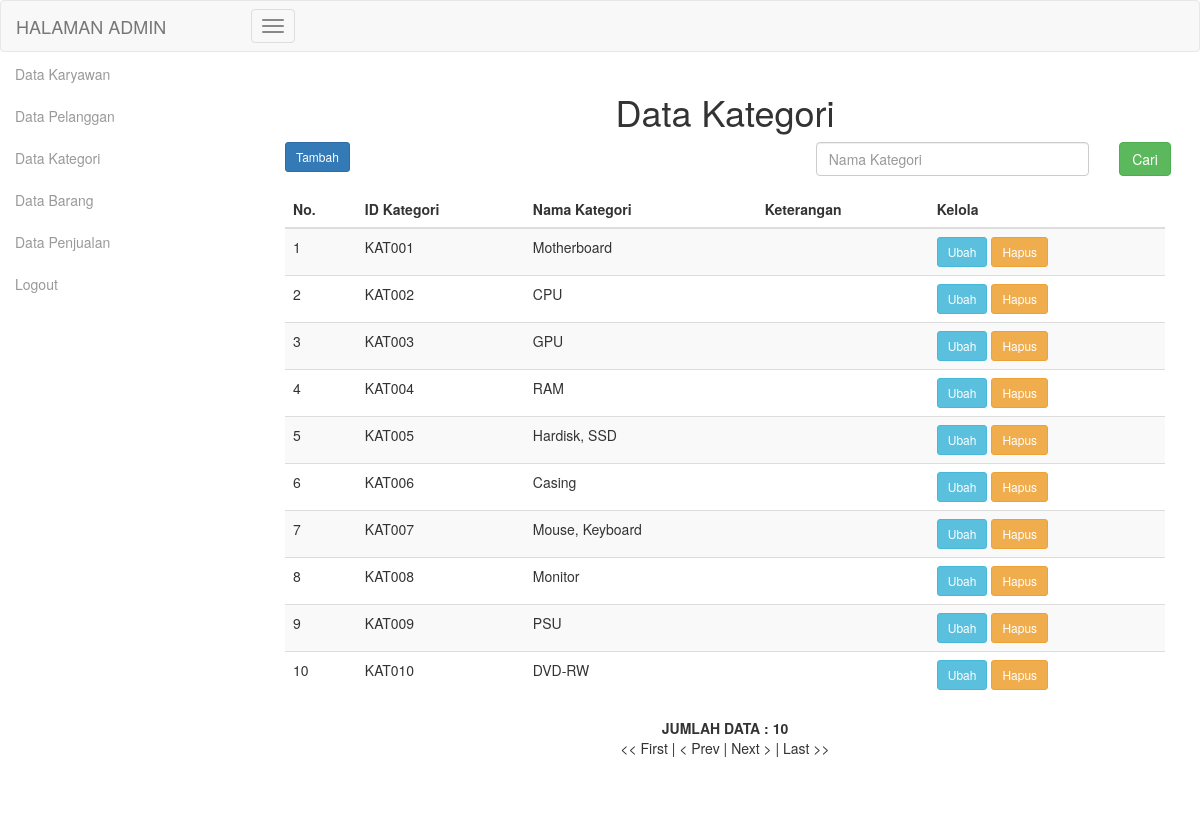
The app's page /admin/index.php?page=kategori_tampil (signed in) with its own data.
### tables this page shows
CREATE TABLE IF NOT EXISTS `kategori` (
  `id_kategori` varchar(15) NOT NULL DEFAULT '',
  `nama_kategori` varchar(50) DEFAULT NULL,
  `keterangan_kategori` varchar(100) DEFAULT NULL
);

### admin/kategori_tampil.php (the view, shortened to what this page needs)
<!doctype html>
<html lang="id">
	<head>
	</head>
	<body>
		<div class="col-sm-12">
			<h1 style="text-align: center;">Data Kategori</h1>
			<form class="form-horizontal" name="frmCari" method="post">
				<div class="form-group">
					<div class="col-sm-1">
						<a href="?page=kategori_tambah" class="btn btn-primary btn-sm">Tambah</a>
					</div>
					<div class="col-sm-3">
					</div>
					<div class="col-sm-3">
					</div>
					<div class="col-sm-4">
						<input type="text" class="form-control" name="txtCari" placeholder="Nama Kategori"/>
					</div>
					<div class="col-sm-1">
						<button type="submit" class="btn btn-success" name="btnCari">Cari</button>
					</div>
				</div>
			</form>
			<div class="table-responsive">
				<table class="table table-striped">
					<thead>
						<tr>
							<th>No.</th>
							<th>ID Kategori</th>
							<th>Nama Kategori</th>
							<th>Keterangan</th>
							<th>Kelola</th>
						</tr>
					</thead>
					<tbody>
						<?php
							$batas = 10;
							if (isset($_GET['hal'])) {
								$hal = ($_GET['hal']);
								$posisi = ($hal-1) *$batas;
							}else{
								$posisi = 0;
								$hal =  1;
							}
							if (isset($_POST['btnCari'])) {
								$sql = mysql_query("SELECT * FROM kategori WHERE nama_kategori LIKE '%".$_POST['txtCari']."%' ORDER BY id_kategori LIMIT $posisi,$batas") or die(mysql_error());
							}else{
								$sql = mysql_query("SELECT * FROM kategori ORDER BY id_kategori LIMIT $posisi,$batas") or die (mysql_error());
							}
							$no=1;
							while ($data = mysql_fetch_array($sql)) {
						?>
						<tr>
							<td><?php echo $no; ?></td>
							<td><?php echo $data['id_kategori']; ?></td>
							<td><?php echo $data['nama_kategori']; ?></td>
							<td><?php echo $data['keterangan_kategori']; ?></td>
							<td>
								<a href="?page=kategori_ubah&id=<?php echo $data['id_kategori']; ?>" class="btn btn-info btn-sm">Ubah</a>
								<a href="?page=kategori_hapus&id=<?php echo $data['id_kategori']; ?>"
								onclick="return confirm('Hapus data ?');" class="btn btn-warning btn-sm">Hapus</a>
							</td>
						</tr>
							<?php
								$no++;
								}
								$sql2 = mysql_query("SELECT * FROM kategori") or die (mysql_error());
								$jumlahdata = mysql_num_rows($sql2);
							?>
					</tbody>
				</table>
				<center> <b>JUMLAH DATA : <?php echo $jumlahdata ?></b></center>
				<?php
					$jmlhal = ceil($jumlahdata/$batas);
					$url = "?page=kategori_tampil";
					echo "<center>";
					if ($hal>1) {
						$previous=$hal-1;
						echo " << <a href=$url&hal=1>First</a> | <a href=$url&hal=$previous>Prev</a> | ";
					} else {
						echo "<< First | < Prev |";
					}
					if ($hal < $jmlhal) {
						$next = $hal+1;
						echo "| <a href=$url&hal=$next> Next</a> | <a href=$url&hal=$jmlhal>Last</a> >> ";
					} else {
						echo " Next > | Last >>";
					}
					echo "</center>";
				?>
				<br>
			</div>
		</div>
	</body>
</html>

### records on screen
kategori: id_kategori "KAT001", nama_kategori "Motherboard"
kategori: id_kategori "KAT002", nama_kategori "CPU"
kategori: id_kategori "KAT003", nama_kategori "GPU"
kategori: id_kategori "KAT004", nama_kategori "RAM"
kategori: id_kategori "KAT005", nama_kategori "Hardisk, SSD"
kategori: id_kategori "KAT006", nama_kategori "Casing"
kategori: id_kategori "KAT007", nama_kategori "Mouse, Keyboard"
kategori: id_kategori "KAT008", nama_kategori "Monitor"
kategori: id_kategori "KAT009", nama_kategori "PSU"
kategori: id_kategori "KAT010", nama_kategori "DVD-RW"

### other values on screen
$jumlahdata "10"
